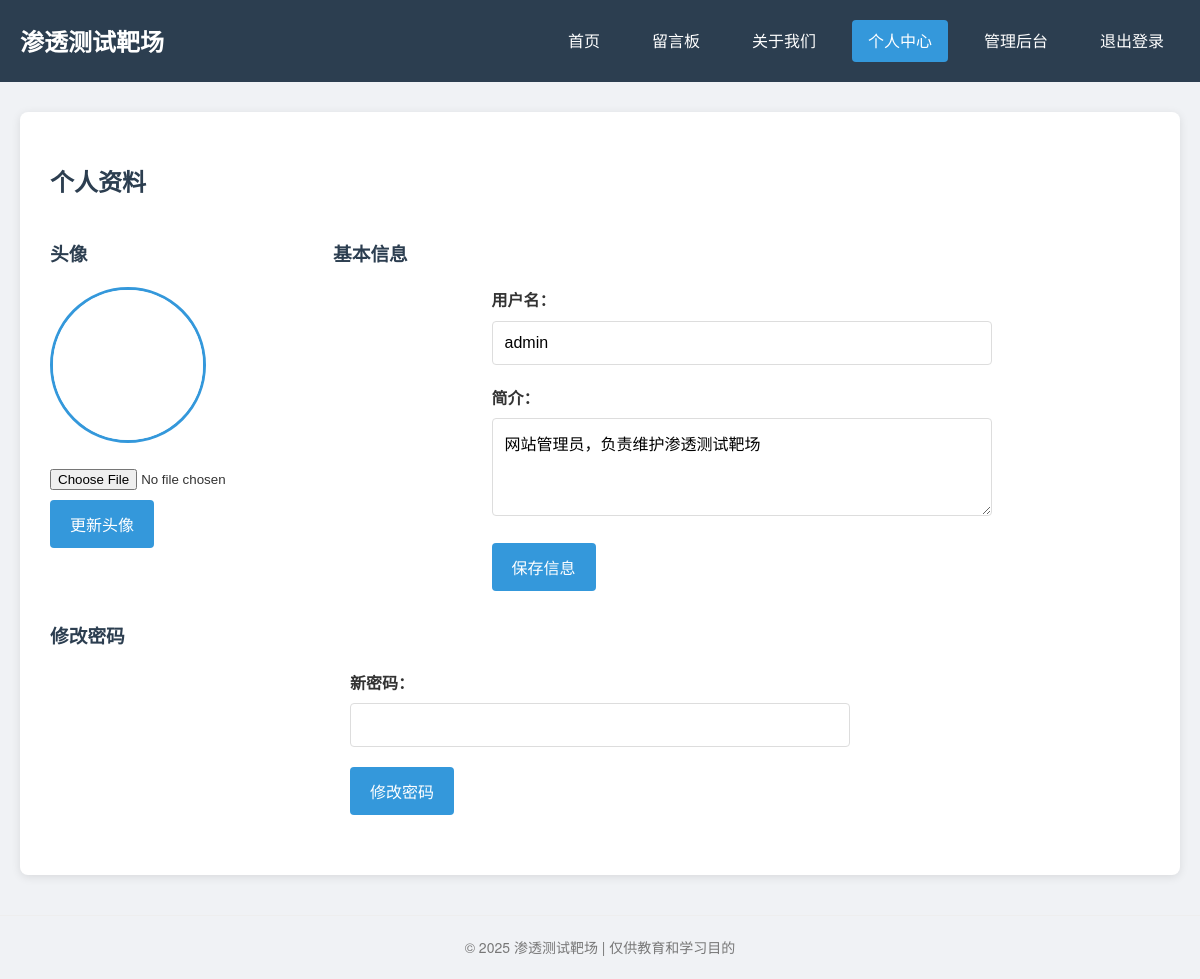
The app's page /profile.php (signed in) with its own data.
### tables this page shows
CREATE TABLE `users` (
  `id` int(11) NOT NULL AUTO_INCREMENT,
  `username` varchar(50) NOT NULL,
  `password` varchar(255) NOT NULL,
  `email` varchar(100) DEFAULT NULL,
  `avatar` varchar(255) DEFAULT 'default.jpg',
  `bio` text DEFAULT NULL,
  `is_admin` tinyint(1) DEFAULT 0,
  `status` tinyint(1) DEFAULT 1 COMMENT '0-禁用 1-正常',
  `deleted_at` timestamp NULL DEFAULT NULL COMMENT '删除时间',
  `created_at` timestamp NULL DEFAULT CURRENT_TIMESTAMP,
  `last_login` timestamp NULL DEFAULT NULL,
  `login_ip` varchar(45) DEFAULT NULL,
  PRIMARY KEY (`id`),
  UNIQUE KEY `username` (`username`)
);

### profile.php (the view, shortened to what this page needs)
<?php
include 'db.php';
$user_id = isset($_GET['id']) ? $_GET['id'] : $_SESSION['user_id'];
$sql = "SELECT * FROM users WHERE id = $user_id";
$result = $conn->query($sql);
$user = $result->fetch_assoc();
?>
<!DOCTYPE html>
<html lang="zh-CN">
<head>
    <link rel="stylesheet" href="styles.css">
</head>
<body>
    <header>
        <div class="container">
            <div class="logo">
                <h1><a href="index.php">渗透测试靶场</a></h1>
            </div>
            <nav>
                <a href="index.php">首页</a>
                <a href="guestbook.php">留言板</a>
                <a href="about.php">关于我们</a>
                <?php if (isset($_SESSION['user_id'])): ?>
        <a href="profile.php" class="active">个人中心</a>
<?php if (isset($user['is_admin']) && $user['is_admin']): ?>
            <a href="admin.php" class="admin-btn">管理后台</a>
        <?php endif; ?>
        <a href="logout.php">退出登录</a>
                <?php else: ?>
                    <a href="login.php" class="btn-login">登录</a>
                    <a href="register.php" class="btn-register">注册</a>
                <?php endif; ?>
            </nav>
        </div>
    </header>
    <div class="container">
        <main>
            <section>
                <h2>个人资料</h2>
                <div class="profile-info">
                    <div class="avatar-section">
                        <h3>头像</h3>
                        <img src="uploads/<?php echo isset($user['avatar']) && $user['avatar'] ? $user['avatar'] : 'default.jpg'; ?>" alt="头像" class="avatar" onerror="this.src='uploads/default.jpg'">
                        <form method="post" enctype="multipart/form-data">
                            <input type="file" name="avatar" accept="image/*">
                            <button type="submit">更新头像</button>
                        </form>
                    </div>
                    <div class="bio-section">
                        <h3>基本信息</h3>
                        <form method="post">
                            <div class="form-group">
                                <label>用户名：</label>
                            <input type="text" name="username" value="<?php echo isset($_GET['username']) ? $_GET['username'] : $user['username']; ?>">
                            </div>
                            <div class="form-group">
                                <label>简介：</label>
                                <textarea name="bio" rows="4"><?php echo isset($user['bio']) ? $user['bio'] : ''; ?></textarea>
                            </div>
                            <button type="submit">保存信息</button>
                        </form>
                    </div>
                </div>
                <h3>修改密码</h3>
                <form method="post">
                    <div class="form-group">
                        <label>新密码：</label>
                        <input type="password" name="new_password" required>
                    </div>
                    <button type="submit">修改密码</button>
                </form>
            </section>
        </main>
    </div>
    <footer>
        <div class="container">
            &copy; 2025 渗透测试靶场 | 仅供教育和学习目的
        </div>
    </footer>
</body>
</html>

### styles.css (style rules this page uses)
body { font-family: "Helvetica Neue", Helvetica, Arial, sans-serif; background-color: #f0f2f5; margin: 0; padding: 0; color: #333; line-height: 1.6; }
.container { max-width: 1200px; margin: 0 auto; padding: 0 20px; }
header { background-color: #2c3e50; color: white; padding: 20px 0; margin-bottom: 30px; }
header .container { display: flex; justify-content: space-between; align-items: center; }
.logo h1 { margin: 0; font-size: 24px; }
.logo a { text-decoration: none; color: white; }
nav { display: flex; gap: 20px; }
nav a { color: white; text-decoration: none; padding: 8px 16px; border-radius: 4px; transition: background-color 0.3s; }
nav a.active { background-color: #3498db; }
main { background-color: white; border-radius: 8px; box-shadow: 0 2px 10px rgba(0,0,0,0.1); padding: 30px; margin-bottom: 40px; }
section { margin-bottom: 30px; }
h1, h2, h3 { color: #2c3e50; }
form { max-width: 500px; margin: 0 auto; }
.form-group { margin-bottom: 20px; }
label { display: block; margin-bottom: 8px; font-weight: bold; }
input[type="text"], input[type="password"], textarea { width: 100%; padding: 12px; border: 1px solid #ddd; border-radius: 4px; box-sizing: border-box; font-size: 16px; }
button, input[type="submit"] { background-color: #3498db; color: white; border: none; padding: 12px 20px; border-radius: 4px; cursor: pointer; font-size: 16px; transition: background-color 0.3s; }
footer { text-align: center; padding: 20px; color: #777; font-size: 14px; border-top: 1px solid #eee; margin-top: 40px; }

### profile.php (style rules this page uses)
.profile-info { display: flex; gap: 30px; margin-bottom: 30px; }
.avatar-section { flex: 0 0 200px; }
.bio-section { flex: 1; }
.avatar { width: 150px; height: 150px; border-radius: 50%; object-fit: cover; margin-bottom: 15px; border: 3px solid #3498db; }
input[type="file"] { margin-bottom: 10px; }

### records on screen
users: avatar (placeholder picture), username "admin", bio "网站管理员，负责维护渗透测试靶场"
